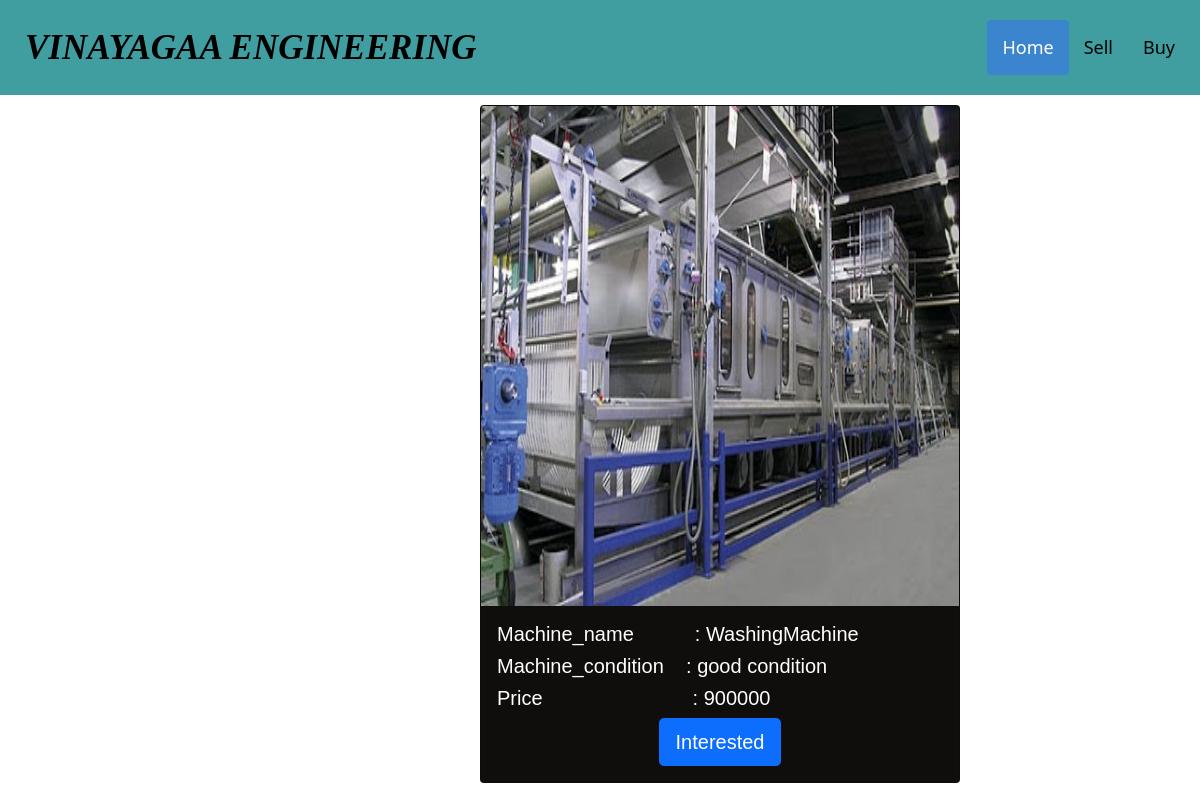
Screenshot of /buy/WashingMachine with the database file from the repository.
### vinayaga/models.py (models this page shows)
class detail(models.Model):
    Company_name=models.CharField(max_length=40)
    Company_address=models.CharField(max_length=100)
    Landmark=models.CharField(max_length=40)
    District=models.CharField(max_length=15)
    State=models.CharField(max_length=15)
    Pincode=models.IntegerField()
    Mobile_number=models.IntegerField()
    Email=models.EmailField(max_length=20)
    Machine_name=models.CharField(max_length=30)
    Machine_condition=models.TextField(max_length=1000)
    Price=models.IntegerField()
    Image = models.ImageField(upload_to='images/', default="")

### vinayaga/views.py (the view)
# urls.py: path('buy/<str:m_name>', views.buy, name='buy'),
def buy(request,m_name):
    machine=detail.objects.get(Machine_name=m_name)
    if request.method=="POST":
        form=myform1(request.POST,request.FILES)
        if form.is_valid():
            form.save()
            c_name=form.cleaned_data['Company_name']
            no=str(form.cleaned_data['Mobile_number'])
            message=c_name +" has shown interest for buying " +machine.Machine_name +"\ncontact number:" + no
            send_mail('interest shown by ',message,'jeevighashri@gmail.com',['jeevighashri@gmail.com'],fail_silently=False)
    else:
        form=myform1()
    return render(request, 'buy.html',{'machine':machine,'form': form})

### template/buy.html (shortened to what this page needs)
<!doctype html>
<html lang="en">
  <head>
    <link href="https://cdn.jsdelivr.net/npm/bootstrap@5.0.0-beta2/dist/css/bootstrap.min.css" rel="stylesheet">
  </head>
  <body>
    <div class="header">
      <a href="#default" class="logo">VINAYAGAA ENGINEERING</a>
      <div class="header-right">
        <a class="active" href="/index">Home</a>
        <a href="/index/sell"> Sell</a>
        <a href="/index/home">Buy</a>
      </div>
    </div>
        <div class="card mb-3 text center" style="max-width: 30rem;">
          <img src="{{machine.Image.url}}"  width="500px" height="500 px"class="card-img-top" alt="...">
          <div class="card-body">
            <h5 class="card-title"> Machine_name &nbsp&nbsp&nbsp&nbsp&nbsp&nbsp&nbsp &nbsp  : {{machine.Machine_name}}</h5>
          <h5>  <p class="card-text"> Machine_condition &nbsp&nbsp&nbsp: {{machine.Machine_condition}}</p></h5>
          <h5>  <p class="card-text"> Price &nbsp&nbsp&nbsp&nbsp&nbsp&nbsp&nbsp&nbsp&nbsp&nbsp&nbsp&nbsp&nbsp&nbsp
            &nbsp&nbsp&nbsp&nbsp&nbsp&nbsp&nbsp&nbsp&nbsp&nbsp   : {{machine.Price}}</p></h5>
            <center><button type="button" class="btn btn-primary btn-lg" id="myBtn">Interested</button></center>
          </div>
        </div>
        {% load crispy_forms_tags %}
  </body>
</html>

### template/buy.html (style rules this page uses)
.header { overflow: hidden; background-color: #3a9b9ef6; padding: 20px 10px; }
.header a { float: left; color: black; text-align: center; padding: 15px; text-decoration: none; font-size: 18px; line-height: 25px; border-radius: 4px; }
.header a.logo { font-size: 35px; font-weight: bold; font-style: italic; font-family:Florence, cursive; }
.header a.active { background-color: rgb(59, 133, 207); color: white; }
.header-right { float: right; }
body { background: url(https://encrypted-tbn0.gstatic.com/images?q=tbn:ANd9GcSoejkmzyHcN4VmssORqOq_3-ccrpjAvf5i-g&usqp=CAU) no-repeat; background-size: cover; }
p { size: 9cm; }
.card { margin-left: 30em; margin-top: 10px; background-color: rgb(15, 14, 12); color: white; width:fit-content; font-family: 'Lucida Sans', 'Lucida Sans Regular', 'Lucida Grande', 'Lucida Sans Unicode', Geneva, Verdana, sans-serif; }

### rows the page displays
detail: Image (picture), Machine_name "WashingMachine", Machine_condition "good condition", Price "900000"
